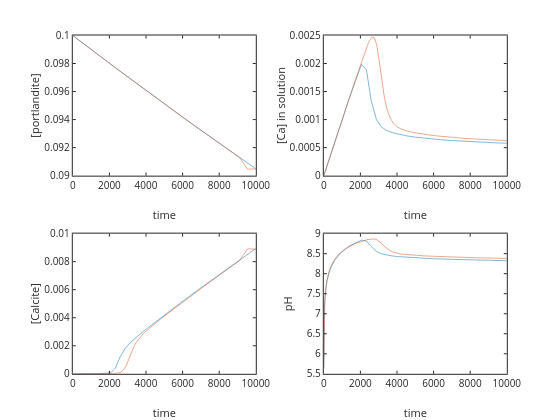

The code cell stored with this chart in its notebook:
### Code cell
display('red phreeqc blue ODE')

% call ODE solver

[t, C]=ode45(dCdtrate,[0 10000],[0.1 1e-6 0]);

port=C(:,1); %portlandite left over
calcite=C(:,2); %Calcite formed
Ca=C(:,3); %Ca
pH=[]; % pH reset

for i=1:size(Ca,1)
    [H,OH,H2CO3,HCO3,CO3]=CCaspeciesopen(Ca(i),Kw,KH,Ka1,Ka2,PCO2);
    pH(i)=-log10(H);
end

subplot(221); plot(t,port,time,portlanditephreeqc); ylabel('[portlandite]'); xlabel('time')
subplot(222); plot(t,Ca,time,Caphreeqc); ylabel('[Ca] in solution'); xlabel('time')
subplot(223); plot(t,calcite,time,calcitephreeqc); ylabel('[Calcite]'); xlabel('time')
subplot(224); plot(t,pH,time,pHphreeqc); ylabel('pH'); xlabel('time')

### Figure 1 — Plotly figure (JSON) as saved in the notebook; plotly's stock layout.template omitted (floating-point values rounded to 4 significant figures; data arrays with more than 128 entries replaced by an {"elided": "..."} marker saying what was removed)
{"data": [{"line": {"color": "rgb(0,113,188)", "dash": "solid", "width": 0.5}, "marker": {"color": "rgb(0,113,188)", "line": {"color": "rgb(0,113,188)"}, "size": 6, "symbol": "none"}, "mode": "lines", "name": "", "showlegend": false, "type": "scatter", "visibility": true, "x": [0, 0.4642, 1.16, 2.205, 3.771, 6.121, 9.646, 14.93, 22.86, 34.76, 52.6, 79.37, 119.5, 179.7, 270.1, 405.6, 608.8, 913.7, 1371.0, 2057.0, 2328.0, 2588.0, 2879.0, 3143.0, 3415.0, 3730.0, 4096.0, 4516.0, 4982.0, 5471.0, 5958.0, 6427.0, 6875.0, 7306.0, 7727.0, 8140.0, 8544.0, 8935.0, 9313.0, 9680.0, 10000], "xaxis": "x", "y": [0.1, 0.1, 0.1, 0.1, 0.1, 0.09999, 0.09999, 0.09999, 0.09998, 0.09997, 0.09995, 0.09992, 0.09988, 0.09982, 0.09973, 0.0996, 0.09939, 0.09909, 0.09864, 0.09796, 0.0977, 0.09745, 0.09716, 0.09691, 0.09664, 0.09634, 0.09599, 0.09558, 0.09514, 0.09468, 0.09422, 0.09378, 0.09336, 0.09295, 0.09256, 0.09218, 0.09181, 0.09145, 0.09111, 0.09077, 0.09048], "yaxis": "y"}, {"line": {"color": "rgb(216,82,24)", "dash": "solid", "width": 0.5}, "marker": {"color": "rgb(216,82,24)", "line": {"color": "rgb(216,82,24)"}, "size": 6, "symbol": "none"}, "mode": "lines", "name": "", "showlegend": false, "type": "scatter", "visibility": true, "x": {"elided": "152 float values"}, "xaxis": "x", "y": {"elided": "152 float values"}, "yaxis": "y"}, {"line": {"color": "rgb(0,113,188)", "dash": "solid", "width": 0.5}, "marker": {"color": "rgb(0,113,188)", "line": {"color": "rgb(0,113,188)"}, "size": 6, "symbol": "none"}, "mode": "lines", "name": "", "showlegend": false, "type": "scatter", "visibility": true, "x": [0, 0.4642, 1.16, 2.205, 3.771, 6.121, 9.646, 14.93, 22.86, 34.76, 52.6, 79.37, 119.5, 179.7, 270.1, 405.6, 608.8, 913.7, 1371.0, 2057.0, 2328.0, 2588.0, 2879.0, 3143.0, 3415.0, 3730.0, 4096.0, 4516.0, 4982.0, 5471.0, 5958.0, 6427.0, 6875.0, 7306.0, 7727.0, 8140.0, 8544.0, 8935.0, 9313.0, 9680.0, 10000], "xaxis": "x2", "y": [0, 4.642e-07, 1.16e-06, 2.205e-06, 3.772e-06, 6.121e-06, 9.646e-06, 1.493e-05, 2.286e-05, 3.476e-05, 5.259e-05, 7.934e-05, 0.0001195, 0.0001796, 0.0002697, 0.0004048, 0.000607, 0.0009094, 0.001361, 0.001982, 0.001891, 0.001342, 0.0009986, 0.0008713, 0.0008082, 0.0007674, 0.0007366, 0.0007106, 0.0006878, 0.0006686, 0.0006526, 0.0006395, 0.0006285, 0.0006192, 0.000611, 0.0006038, 0.0005975, 0.0005918, 0.0005867, 0.0005821, 0.0005781], "yaxis": "y2"}, {"line": {"color": "rgb(216,82,24)", "dash": "solid", "width": 0.5}, "marker": {"color": "rgb(216,82,24)", "line": {"color": "rgb(216,82,24)"}, "size": 6, "symbol": "none"}, "mode": "lines", "name": "", "showlegend": false, "type": "scatter", "visibility": true, "x": {"elided": "152 float values"}, "xaxis": "x2", "y": {"elided": "152 float values"}, "yaxis": "y2"}, {"line": {"color": "rgb(0,113,188)", "dash": "solid", "width": 0.5}, "marker": {"color": "rgb(0,113,188)", "line": {"color": "rgb(0,113,188)"}, "size": 6, "symbol": "none"}, "mode": "lines", "name": "", "showlegend": false, "type": "scatter", "visibility": true, "x": [0, 0.4642, 1.16, 2.205, 3.771, 6.121, 9.646, 14.93, 22.86, 34.76, 52.6, 79.37, 119.5, 179.7, 270.1, 405.6, 608.8, 913.7, 1371.0, 2057.0, 2328.0, 2588.0, 2879.0, 3143.0, 3415.0, 3730.0, 4096.0, 4516.0, 4982.0, 5471.0, 5958.0, 6427.0, 6875.0, 7306.0, 7727.0, 8140.0, 8544.0, 8935.0, 9313.0, 9680.0, 10000], "xaxis": "x3", "y": [1e-06, 1e-06, 1e-06, 1e-06, 1e-06, 1e-06, 1e-06, 1e-06, 1e-06, 1e-06, 1e-06, 1e-06, 1e-06, 1e-06, 1e-06, 1e-06, 1.009e-06, 1.129e-06, 2.174e-06, 5.485e-05, 0.0004109, 0.001214, 0.00184, 0.002224, 0.00255, 0.002895, 0.003278, 0.003706, 0.004174, 0.004657, 0.005132, 0.005586, 0.006016, 0.006428, 0.006826, 0.007215, 0.007593, 0.007957, 0.008307, 0.008645, 0.008939], "yaxis": "y3"}, {"line": {"color": "rgb(216,82,24)", "dash": "solid", "width": 0.5}, "marker": {"color": "rgb(216,82,24)", "line": {"color": "rgb(216,82,24)"}, "size": 6, "symbol": "none"}, "mode": "lines", "name": "", "showlegend": false, "type": "scatter", "visibility": true, "x": {"elided": "152 float values"}, "xaxis": "x3", "y": {"elided": "152 float values"}, "yaxis": "y3"}, {"line": {"color": "rgb(0,113,188)", "dash": "solid", "width": 0.5}, "marker": {"color": "rgb(0,113,188)", "line": {"color": "rgb(0,113,188)"}, "size": 6, "symbol": "none"}, "mode": "lines", "name": "", "showlegend": false, "type": "scatter", "visibility": true, "x": [0, 0.4642, 1.16, 2.205, 3.771, 6.121, 9.646, 14.93, 22.86, 34.76, 52.6, 79.37, 119.5, 179.7, 270.1, 405.6, 608.8, 913.7, 1371.0, 2057.0, 2328.0, 2588.0, 2879.0, 3143.0, 3415.0, 3730.0, 4096.0, 4516.0, 4982.0, 5471.0, 5958.0, 6427.0, 6875.0, 7306.0, 7727.0, 8140.0, 8544.0, 8935.0, 9313.0, 9680.0, 10000], "xaxis": "x4", "y": [5.635, 5.721, 5.844, 6.002, 6.183, 6.372, 6.561, 6.747, 6.93, 7.111, 7.291, 7.469, 7.646, 7.822, 7.997, 8.171, 8.344, 8.515, 8.683, 8.838, 8.819, 8.678, 8.554, 8.497, 8.465, 8.443, 8.426, 8.411, 8.397, 8.385, 8.375, 8.366, 8.359, 8.352, 8.347, 8.342, 8.337, 8.333, 8.329, 8.326, 8.323], "yaxis": "y4"}, {"line": {"color": "rgb(216,82,24)", "dash": "solid", "width": 0.5}, "marker": {"color": "rgb(216,82,24)", "line": {"color": "rgb(216,82,24)"}, "size": 6, "symbol": "none"}, "mode": "lines", "name": "", "showlegend": false, "type": "scatter", "visibility": true, "x": {"elided": "152 float values"}, "xaxis": "x4", "y": {"elided": "152 float values"}, "yaxis": "y4"}], "layout": {"height": 420, "hovermode": "closest", "margin": {"b": 0, "l": 0, "r": 0, "t": 0}, "plot_bgcolor": "rgba(0, 0, 0, 0)", "showlegend": false, "width": 560, "xaxis": {"anchor": "y", "autorange": false, "domain": [0.13, 0.4568], "exponentformat": "none", "gridcolor": "rgba(38,38,38,0.15)", "gridwidth": 1, "linecolor": "rgb(38,38,38)", "linewidth": 1, "mirror": "ticks", "range": [0, 10000], "showgrid": false, "showline": true, "side": "bottom", "spikedash": "solid", "spikemode": "across", "spikesides": false, "spikethickness": 1, "tickangle": 0, "tickcolor": "rgb(38,38,38)", "tickfont": {"color": "rgb(38,38,38)", "size": 10}, "ticklen": 3, "ticks": "inside", "ticktext": ["0", "2000", "4000", "6000", "8000", "10000"], "tickvals": [0, 2000, 4000, 6000, 8000, 10000], "title": {"font": {"color": "rgb(38,38,38)", "size": 11}, "text": "time"}, "type": "linear", "visible": true, "zeroline": false}, "xaxis2": {"anchor": "y2", "autorange": false, "domain": [0.5782, 0.905], "exponentformat": "none", "gridcolor": "rgba(38,38,38,0.15)", "gridwidth": 1, "linecolor": "rgb(38,38,38)", "linewidth": 1, "mirror": "ticks", "range": [0, 10000], "showgrid": false, "showline": true, "side": "bottom", "spikedash": "solid", "spikemode": "across", "spikesides": false, "spikethickness": 1, "tickangle": 0, "tickcolor": "rgb(38,38,38)", "tickfont": {"color": "rgb(38,38,38)", "size": 10}, "ticklen": 3, "ticks": "inside", "ticktext": ["0", "2000", "4000", "6000", "8000", "10000"], "tickvals": [0, 2000, 4000, 6000, 8000, 10000], "title": {"font": {"color": "rgb(38,38,38)", "size": 11}, "text": "time"}, "type": "linear", "visible": true, "zeroline": false}, "xaxis3": {"anchor": "y3", "autorange": false, "domain": [0.13, 0.4568], "exponentformat": "none", "gridcolor": "rgba(38,38,38,0.15)", "gridwidth": 1, "linecolor": "rgb(38,38,38)", "linewidth": 1, "mirror": "ticks", "range": [0, 10000], "showgrid": false, "showline": true, "side": "bottom", "spikedash": "solid", "spikemode": "across", "spikesides": false, "spikethickness": 1, "tickangle": 0, "tickcolor": "rgb(38,38,38)", "tickfont": {"color": "rgb(38,38,38)", "size": 10}, "ticklen": 3, "ticks": "inside", "ticktext": ["0", "2000", "4000", "6000", "8000", "10000"], "tickvals": [0, 2000, 4000, 6000, 8000, 10000], "title": {"font": {"color": "rgb(38,38,38)", "size": 11}, "text": "time"}, "type": "linear", "visible": true, "zeroline": false}, "xaxis4": {"anchor": "y4", "autorange": false, "domain": [0.5782, 0.905], "exponentformat": "none", "gridcolor": "rgba(38,38,38,0.15)", "gridwidth": 1, "linecolor": "rgb(38,38,38)", "linewidth": 1, "mirror": "ticks", "range": [0, 10000], "showgrid": false, "showline": true, "side": "bottom", "spikedash": "solid", "spikemode": "across", "spikesides": false, "spikethickness": 1, "tickangle": 0, "tickcolor": "rgb(38,38,38)", "tickfont": {"color": "rgb(38,38,38)", "size": 10}, "ticklen": 3, "ticks": "inside", "ticktext": ["0", "2000", "4000", "6000", "8000", "10000"], "tickvals": [0, 2000, 4000, 6000, 8000, 10000], "title": {"font": {"color": "rgb(38,38,38)", "size": 11}, "text": "time"}, "type": "linear", "visible": true, "zeroline": false}, "yaxis": {"anchor": "x", "autorange": false, "domain": [0.5818, 0.9155], "exponentformat": "none", "gridcolor": "rgba(38,38,38,0.15)", "gridwidth": 1, "linecolor": "rgb(38,38,38)", "linewidth": 1, "mirror": "ticks", "range": [0.09, 0.1], "showgrid": false, "showline": true, "side": "left", "spikedash": "solid", "spikemode": "across", "spikesides": false, "spikethickness": 1, "tickangle": 0, "tickcolor": "rgb(38,38,38)", "tickfont": {"color": "rgb(38,38,38)", "size": 10}, "ticklen": 3, "ticks": "inside", "ticktext": ["0.09", "0.092", "0.094", "0.096", "0.098", "0.1"], "tickvals": [0.09, 0.092, 0.094, 0.096, 0.098, 0.1], "title": {"font": {"color": "rgb(38,38,38)", "size": 11}, "text": "[portlandite]"}, "type": "linear", "visible": true, "zeroline": false}, "yaxis2": {"anchor": "x2", "autorange": false, "domain": [0.5818, 0.9155], "exponentformat": "none", "gridcolor": "rgba(38,38,38,0.15)", "gridwidth": 1, "linecolor": "rgb(38,38,38)", "linewidth": 1, "mirror": "ticks", "range": [0, 0.0025], "showgrid": false, "showline": true, "side": "left", "spikedash": "solid", "spikemode": "across", "spikesides": false, "spikethickness": 1, "tickangle": 0, "tickcolor": "rgb(38,38,38)", "tickfont": {"color": "rgb(38,38,38)", "size": 10}, "ticklen": 3, "ticks": "inside", "ticktext": ["0", "0.0005", "0.001", "0.0015", "0.002", "0.0025"], "tickvals": [0, 0.0005, 0.001, 0.0015, 0.002, 0.0025], "title": {"font": {"color": "rgb(38,38,38)", "size": 11}, "text": "[Ca] in solution"}, "type": "linear", "visible": true, "zeroline": false}, "yaxis3": {"anchor": "x3", "autorange": false, "domain": [0.11, 0.4437], "exponentformat": "none", "gridcolor": "rgba(38,38,38,0.15)", "gridwidth": 1, "linecolor": "rgb(38,38,38)", "linewidth": 1, "mirror": "ticks", "range": [0, 0.01], "showgrid": false, "showline": true, "side": "left", "spikedash": "solid", "spikemode": "across", "spikesides": false, "spikethickness": 1, "tickangle": 0, "tickcolor": "rgb(38,38,38)", "tickfont": {"color": "rgb(38,38,38)", "size": 10}, "ticklen": 3, "ticks": "inside", "ticktext": ["0", "0.002", "0.004", "0.006", "0.008", "0.01"], "tickvals": [0, 0.002, 0.004, 0.006, 0.008, 0.01], "title": {"font": {"color": "rgb(38,38,38)", "size": 11}, "text": "[Calcite]"}, "type": "linear", "visible": true, "zeroline": false}, "yaxis4": {"anchor": "x4", "autorange": false, "domain": [0.11, 0.4437], "exponentformat": "none", "gridcolor": "rgba(38,38,38,0.15)", "gridwidth": 1, "linecolor": "rgb(38,38,38)", "linewidth": 1, "mirror": "ticks", "range": [5.5, 9], "showgrid": false, "showline": true, "side": "left", "spikedash": "solid", "spikemode": "across", "spikesides": false, "spikethickness": 1, "tickangle": 0, "tickcolor": "rgb(38,38,38)", "tickfont": {"color": "rgb(38,38,38)", "size": 10}, "ticklen": 3, "ticks": "inside", "ticktext": ["5.5", "6", "6.5", "7", "7.5", "8", "8.5", "9"], "tickvals": [5.5, 6, 6.5, 7, 7.5, 8, 8.5, 9], "title": {"font": {"color": "rgb(38,38,38)", "size": 11}, "text": "pH"}, "type": "linear", "visible": true, "zeroline": false}}}
